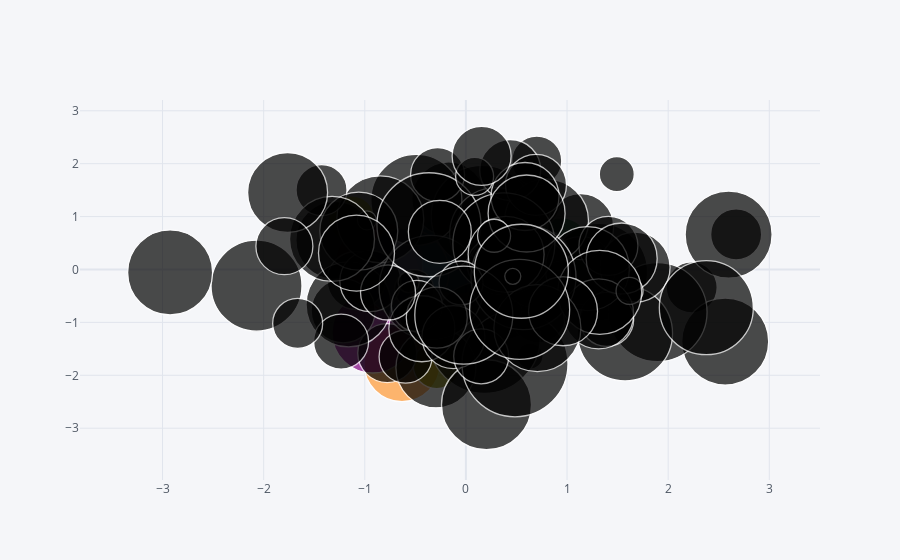

The code cell stored with this chart in its notebook:
### Markdown cell above
### Bubble plot

### Code cell
df1.iplot(kind='bubble', x='A', y='B', size='C')
